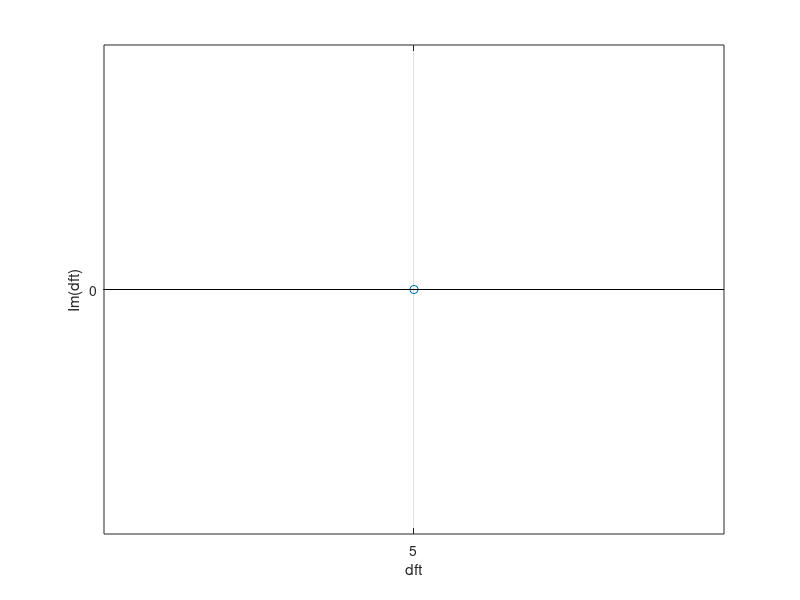

Write the MATLAB code that produced this figure.
close all 
clear all 
clc
input_signal = input("enter a sequence")
len = length(input_signal);
dft_signal = []

for i = 0 : (len-1)
    sum = 0;
    for j = 0 : (len-1)

        sum = sum + (input_signal(j+1) * exp((complex(0,-1)*2*pi*i*j)/len));

    end
    dft_signal(i+1) = sum;
end
dft_signal
stem(real(dft_signal),imag(dft_signal),"o")
axis equal
grid on
xlabel("dft")
ylabel("Im(dft)")
fft(input_signal)